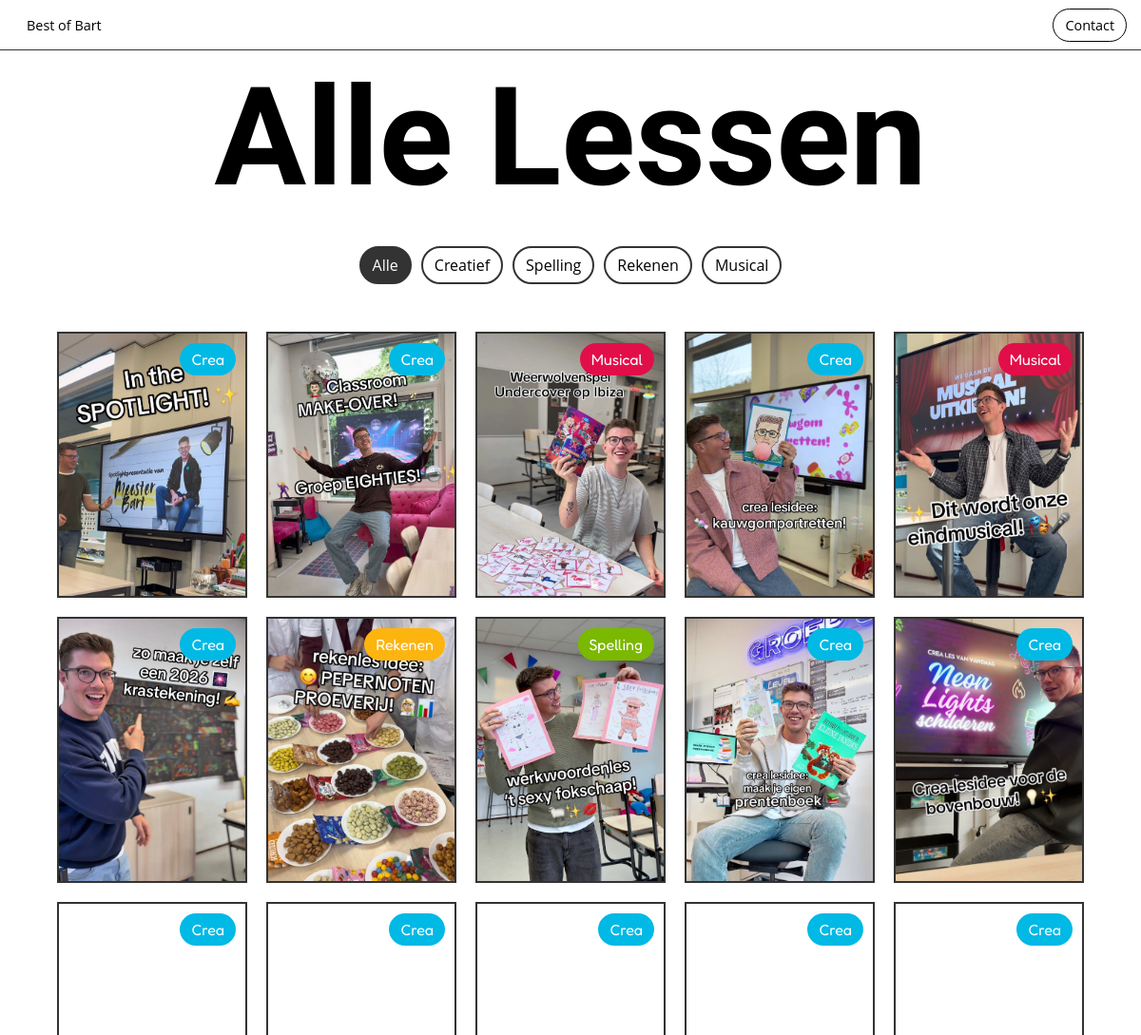
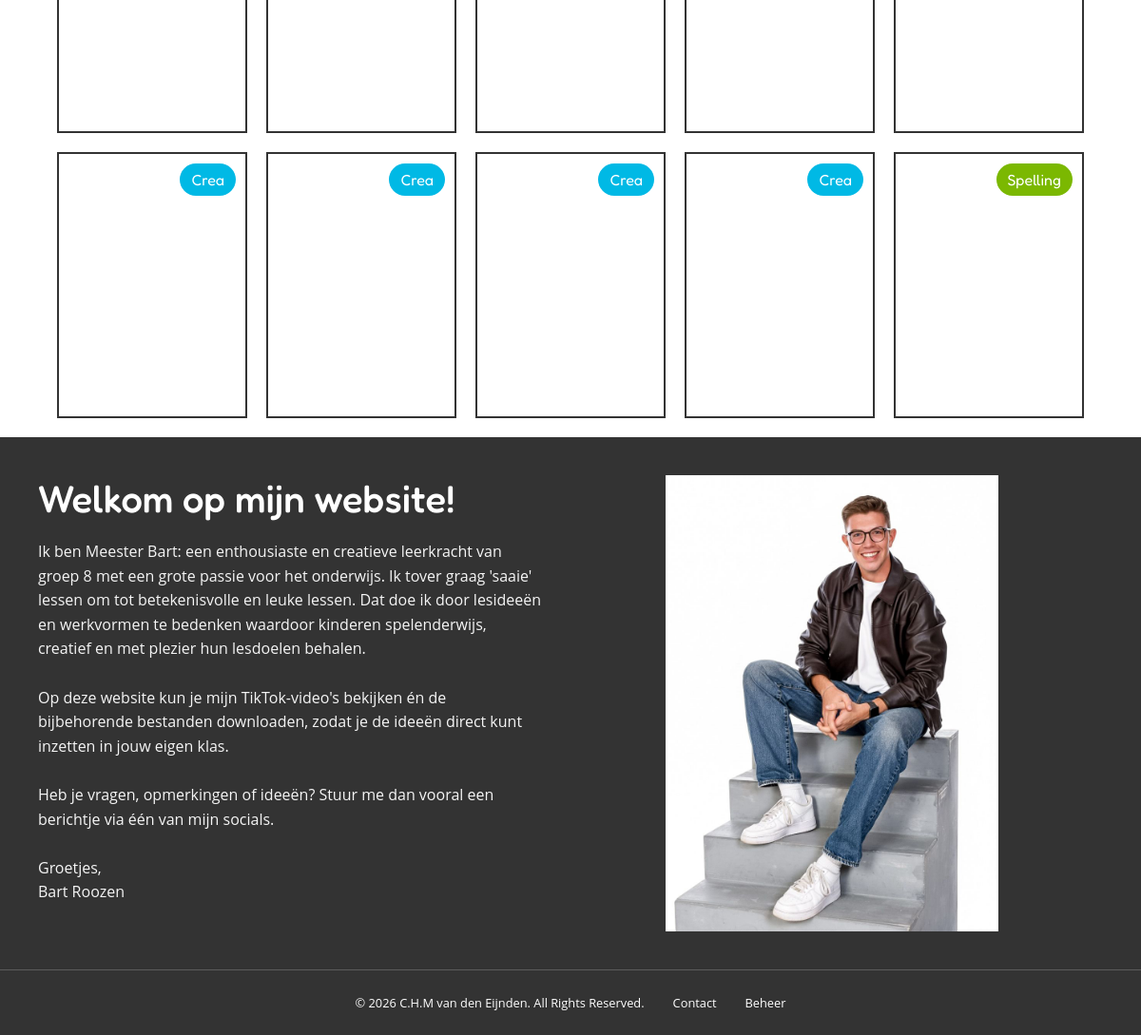
The app's page /lessen/ with its own data (2 pictures, top to bottom).
### gallery/models.py (models this page shows, shortened)
class GalleryItem(models.Model):
    GENRE_CHOICES = [
        ("crea", "Crea"),
        ("musical", "Musical"),
        ("rekenen", "Rekenen"),
        ("spelling", "Spelling"),
    ]
    title = models.CharField(max_length=200)
    description = models.TextField()
    image = models.ImageField(upload_to="main/images/")
    tiktok_url = models.URLField(max_length=500, blank=True)
    genre = models.CharField(max_length=20, choices=GENRE_CHOICES, default="crea")
    order = models.PositiveIntegerField(
        default=0,
        help_text="Lower numbers show first. Leave at 0 to put a new item at the top.",
    )
    is_visible = models.BooleanField(default=True)
    class Meta:
        ordering = ["order", "-id"]
    @property
    def files_json(self):
        return json.dumps([{"url": f.url} for f in self.files.all()])

### best_of_bart/views.py (the view)
# urls.py: path('lessen/', views.items_view, name='lessen'),
def items_view(request):
    return render(request, 'items.html', {
        'gallery_items': visible_items(),
    })

### best_of_bart/views.py (called while the page is built)
def visible_items():
    return GalleryItem.objects.filter(is_visible=True).prefetch_related("files")

### gallery/models.py (called while the page is built)
    @property
    def url(self):
        return self.file.url if self.file else self.external_url

### templates/items.html (shortened to what this page needs)
{% extends "base.html" %}
{% load static %}
{% block content %}
<div class="home-container">
    <h1 class="main-header">Alle Lessen</h1>
    <div class="filter-container">
        <button class="filter-btn active"  data-filter="all">Alle</button>
        <button class="filter-btn" data-filter="crea">Creatief</button>
        <button class="filter-btn" data-filter="spelling">Spelling</button>
        <button class="filter-btn" data-filter="rekenen">Rekenen</button>
        <button class="filter-btn" data-filter="musical">Musical</button>
    </div>
    <div class="gallery">
        {% for item in gallery_items %}
            <div class="gallery-item" data-item-id="{{ item.id }}" data-tiktok-url="{{ item.tiktok_url }}" data-description="{{ item.description }}" data-genre="{{ item.genre }}" data-files='{{ item.files_json|safe }}'>
                <img src="{{ item.image.url }}" alt="{{ item.title }}">
                <span class="genre-tag genre-{{ item.genre }}">{{ item.genre }}</span>
            </div>
        {% endfor %}
    </div>
    <div class="highlighted-item">
        <div class="column">
            <h1 class="highlighted-title">Welkom op mijn website!</h1>
            <p class="highlighted-description">Ik ben Meester Bart: een enthousiaste en creatieve leerkracht van groep 8 met een grote passie voor het onderwijs. Ik tover graag 'saaie' lessen om tot betekenisvolle en leuke lessen. Dat doe ik door lesideeën en werkvormen te bedenken waardoor kinderen spelenderwijs, creatief en met plezier hun lesdoelen behalen.<br><br>Op deze website kun je mijn TikTok-video's bekijken én de bijbehorende bestanden downloaden, zodat je de ideeën direct kunt inzetten in jouw eigen klas.<br><br>Heb je vragen, opmerkingen of ideeën? Stuur me dan vooral een berichtje via één van mijn socials.<br><br>Groetjes,<br>Bart Roozen</p>
        </div>
        <div class="column">
            <img class="highlighted-img" src="{% static 'main/images/Introducing.jpeg' %}" alt="Meester Bart">
        </div>
    </div>
</div>
{% endblock %}

### static/main/css/style.css (style rules this page uses)
* { margin: 0; padding: 0; box-sizing: border-box; }
body { display: flex; flex-direction: column; height: 100%; }
html { height: 100%; }
.main-header { font-family: 'Ms Madi', cursive; font-size: 2.5rem; text-align: center; color: black; margin: 0; }
.home-container, .contact-container { display: flex; flex-direction: column; align-items: center; justify-content: center; padding: 0; margin-top: 60px; }
.gallery { display: flex; width: 100%; background-color: white; flex-wrap: wrap; align-items: center; justify-content: center; height: fit-content; padding: 20px; gap: 20px; }
.gallery-item { border: 2px solid #333; width: 110px; height: 154px; background-color: white; cursor: pointer; user-select: none; position: relative; overflow: hidden; transition: transform 0.3s ease-in-out; }
.gallery-item img { width: 100%; height: 100%; object-fit: cover; display: block; -webkit-transform: translateZ(0); }
.highlighted-item { background-color: #333; width: 100%; min-height: 300px; display: flex; flex-direction: column; justify-content: center; align-items: center; padding: 30px 20px; }
.highlighted-item .column { display: flex; flex-direction: column; justify-content: flex-start; }
.highlighted-title { font-family: "Fredoka", serif; font-size: 1.7rem; color: white; font-weight: 500; margin: 0 0 20px; text-align: left; }
.highlighted-description { font-family: "Open Sans", sans-serif; font-size: 0.95rem; color: whitesmoke; line-height: 1.6; margin: 0; }
.highlighted-img { width: 100%; height: auto; object-fit: cover; display: block; }
.filter-container { display: flex; gap: 10px; justify-content: center; margin: 30px 0; flex-wrap: wrap; }
.filter-btn, .see-all-btn { color: #000; text-decoration: none; font-family: "Open Sans", sans-serif; font-size: 1rem; padding: 7px 12px; border: 2px solid #333; background-color: white; border-radius: 25px; cursor: pointer; transition: all 0.3s ease; }
.filter-btn.active, .see-all-btn.active { background-color: #333; color: white; border-color: #333; }
.genre-tag { position: absolute; top: 10px; right: 10px; font-size: 1rem; color: white; padding: 7px 12px; border-radius: 50px; font-family: "Fredoka", sans-serif; text-transform: capitalize; z-index: 1; }
.genre-crea { background-color: #00b9e5; }
.genre-spelling { background-color: #7bb801; }
.genre-rekenen { background-color: #fdb40f; }
.genre-musical { background-color: #e20e49; }
@media (min-width: 769px) { .main-header { font-size: 9rem; } }
@media (min-width: 769px) { .gallery-item { width: 200px; height: 280px; } }
@media (min-width: 769px) { .highlighted-item { flex-direction: row; gap: 40px; padding: 40px; align-items: flex-start; } }
@media (min-width: 769px) { .highlighted-item .column:first-child { flex: 1; max-width: 50%; flex-direction: column; justify-content: flex-start; } }
@media (min-width: 769px) { .highlighted-item .column:last-child { flex: 1; max-width: 50%; display: flex; justify-content: flex-end; align-items: center; padding-right: 20px; } }
@media (min-width: 769px) { .highlighted-img { width: 350px; height: auto; object-fit: contain; } }
@media (min-width: 769px) { .highlighted-title { font-size: 2.5rem; } }
@media (min-width: 769px) { .highlighted-description { font-size: 1rem; } }

### records on screen
GalleryItem: image (picture), genre "Crea"
GalleryItem: image (picture), genre "Crea"
GalleryItem: image (picture), genre "Musical"
GalleryItem: image (picture), genre "Crea"
GalleryItem: image (picture), genre "Musical"
GalleryItem: image (picture), genre "Crea"
GalleryItem: image (picture), genre "Rekenen"
GalleryItem: image (picture), genre "Spelling"
GalleryItem: image (picture), genre "Crea"
GalleryItem: image (picture), genre "Crea"
GalleryItem: image (picture), genre "Crea"
GalleryItem: image (picture), genre "Crea"
GalleryItem: image (picture), genre "Crea"
GalleryItem: image (picture), genre "Crea"
GalleryItem: image (picture), genre "Crea"
GalleryItem: image (picture), genre "Crea"
GalleryItem: image (picture), genre "Crea"
GalleryItem: image (picture), genre "Crea"
GalleryItem: image (picture), genre "Crea"
GalleryItem: image (picture), genre "Spelling"
